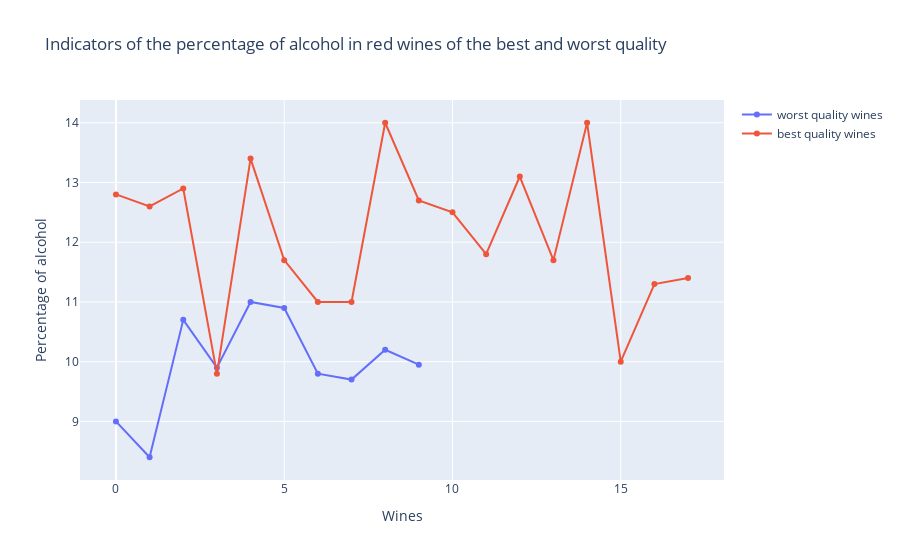

The notebook cell saved with this chart:
### Code cell
fig = go.Figure()
fig.add_trace(go.Scatter(y=min_quality_df["alcohol"], name="worst quality wines"))
fig.add_trace(go.Scatter(y=max_quality_df["alcohol"], name="best quality wines"))
fig.update_layout(legend_orientation="v",
                  title="Indicators of the percentage of alcohol in red wines of the best and worst quality",
                  xaxis_title="Wines",
                  yaxis_title="Percentage of alcohol")

### Figure 1 — Plotly figure (JSON) as saved in the notebook; plotly's stock layout.template omitted (floating-point values rounded to 4 significant figures)
{"data": [{"name": "worst quality wines", "type": "scatter", "y": [9, 8.4, 10.7, 9.9, 11, 10.9, 9.8, 9.7, 10.2, 9.95]}, {"name": "best quality wines", "type": "scatter", "y": [12.8, 12.6, 12.9, 9.8, 13.4, 11.7, 11, 11, 14, 12.7, 12.5, 11.8, 13.1, 11.7, 14, 10, 11.3, 11.4]}], "layout": {"legend": {"orientation": "v"}, "title": {"text": "Indicators of the percentage of alcohol in red wines of the best and worst quality"}, "xaxis": {"title": {"text": "Wines"}}, "yaxis": {"title": {"text": "Percentage of alcohol"}}}}
